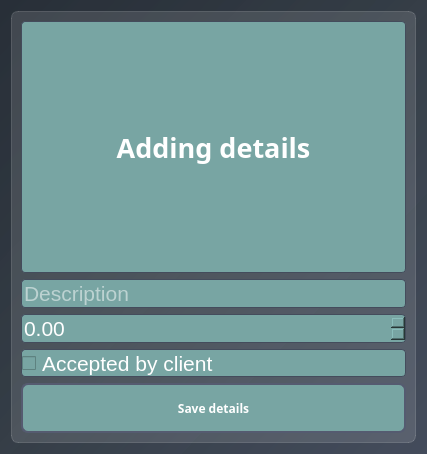
<?xml version="1.0" encoding="UTF-8"?>
<ui version="4.0">
 <class>Details_Dialog</class>
 <widget class="QDialog" name="Details_Dialog">
  <property name="geometry">
   <rect>
    <x>0</x>
    <y>0</y>
    <width>427</width>
    <height>454</height>
   </rect>
  </property>
  <property name="windowTitle">
   <string>Dialog</string>
  </property>
  <property name="styleSheet">
   <string notr="true">QWidget {
    font-family: &quot;Noto Sans SC&quot;;
    background-color: qlineargradient(spread:pad, x1:1, y1:1, x2:0, y2:0, stop:0 rgba(68, 76, 92, 255), stop:0.5 rgba(52, 61, 70, 235), stop:1 rgba(40, 47, 56, 255));
}</string>
  </property>
  <layout class="QGridLayout" name="gridLayout">
   <item row="0" column="0">
    <widget class="QFrame" name="new_ticket">
     <property name="styleSheet">
      <string notr="true">background-color: rgba(255, 255, 255, 30); 
border: 1px solid rgba(255,255,255,40);
border-radius: 7px;</string>
     </property>
     <property name="frameShape">
      <enum>QFrame::Shape::NoFrame</enum>
     </property>
     <property name="frameShadow">
      <enum>QFrame::Shadow::Raised</enum>
     </property>
     <layout class="QVBoxLayout" name="verticalLayout">
      <item>
       <widget class="QLabel" name="new_ticket_label">
        <property name="font">
         <font>
          <family>Noto Sans SC</family>
          <pointsize>20</pointsize>
          <bold>true</bold>
         </font>
        </property>
        <property name="styleSheet">
         <string notr="true">    background-color: #78a5a3;
    color: #FFFFFF;
    border: 1px solid #444c5c;
    border-radius: 4px;</string>
        </property>
        <property name="text">
         <string>Adding details</string>
        </property>
        <property name="alignment">
         <set>Qt::AlignmentFlag::AlignCenter</set>
        </property>
       </widget>
      </item>
      <item>
       <widget class="QLineEdit" name="details_description">
        <property name="styleSheet">
         <string notr="true">font-size: 16pt;
   background-color: #78a5a3;
    color: #FFFFFF;
    border: 1px solid #444c5c;
    border-radius: 4px;</string>
        </property>
        <property name="alignment">
         <set>Qt::AlignmentFlag::AlignLeading|Qt::AlignmentFlag::AlignLeft|Qt::AlignmentFlag::AlignVCenter</set>
        </property>
        <property name="placeholderText">
         <string>Description</string>
        </property>
       </widget>
      </item>
      <item>
       <widget class="QDoubleSpinBox" name="estimated_cost">
        <property name="styleSheet">
         <string notr="true">    background-color: #78a5a3;
    color: #FFFFFF;
    border: 1px solid #444c5c;
    border-radius: 4px;
font-size: 16pt;</string>
        </property>
        <property name="maximum">
         <double>100000.000000000000000</double>
        </property>
       </widget>
      </item>
      <item>
       <widget class="QCheckBox" name="acceptance_status">
        <property name="styleSheet">
         <string notr="true">    background-color: #78a5a3;
    color: #FFFFFF;
    border: 1px solid #444c5c;
    border-radius: 4px;
font-size: 16pt;</string>
        </property>
        <property name="text">
         <string>Accepted by client</string>
        </property>
       </widget>
      </item>
      <item>
       <widget class="QPushButton" name="save_details_ticket_button">
        <property name="minimumSize">
         <size>
          <width>230</width>
          <height>50</height>
         </size>
        </property>
        <property name="font">
         <font>
          <family>Noto Sans SC</family>
          <bold>true</bold>
         </font>
        </property>
        <property name="styleSheet">
         <string notr="true">QPushButton {
    background-color: #78a5a3;
    color: #FFFFFF;
    border: 2px solid #555B70;
    border-radius: 7px;
}

QPushButton:hover {
    background-color: #555B70;
}

QPushButton:pressed {
    background-color: #363D4A;
}</string>
        </property>
        <property name="text">
         <string>Save details</string>
        </property>
        <property name="icon">
         <iconset>
          <normaloff>:/icons/icons/post_add_white_24dp.svg</normaloff>:/icons/icons/post_add_white_24dp.svg</iconset>
        </property>
        <property name="iconSize">
         <size>
          <width>24</width>
          <height>24</height>
         </size>
        </property>
       </widget>
      </item>
     </layout>
    </widget>
   </item>
  </layout>
 </widget>
 <resources/>
 <connections/>
</ui>
